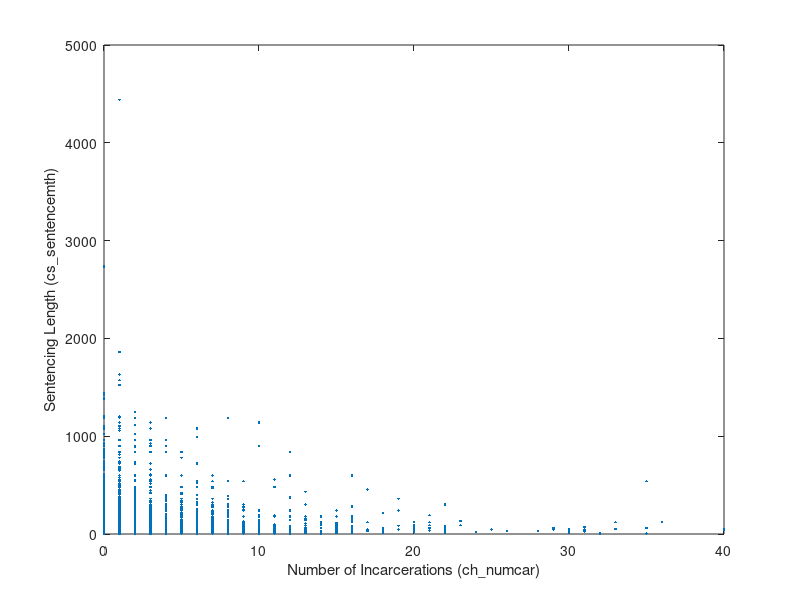

This chart was generated by the following MATLAB code:
clear
data = load('data_nonlife_0.txt');
data_train = load('data_nonlife_train.txt');

% Visualize histograms of cs_sentencemth
% y = data(:,end);
% y_uniq = unique(y);
% y_sort = sort(y);
% y_sort_yrs = y_sort/12;

% Visualize how cs_sentencemth varies with ch_numcar (numerical data)
figure
plot(data_train(:,end-1),data_train(:,end),'.')
xlabel('Number of Incarcerations (ch_numcar)','Interpreter','none')
ylabel('Sentencing Length (cs_sentencemth)','Interpreter','none')
xlim([0 40])

% Clean up original data
% data002_0 = load('data002_0.txt');


